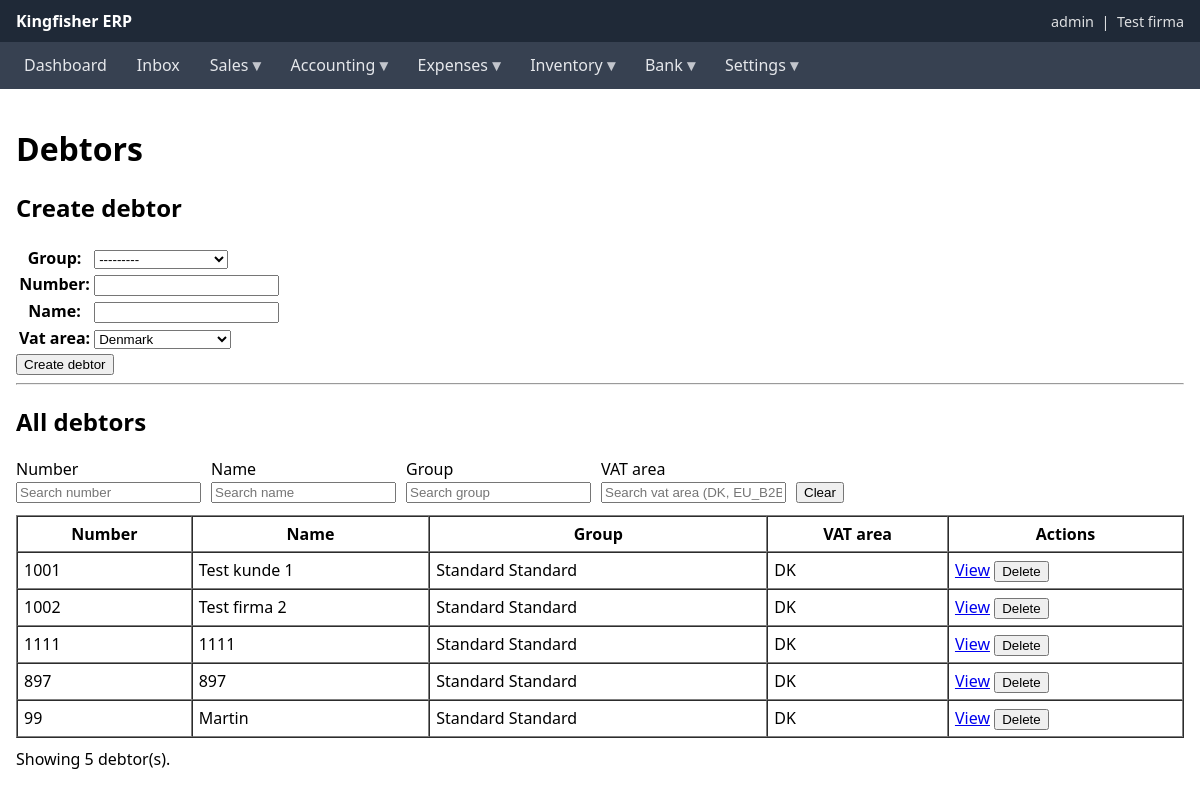
Page /debtors/ (signed in) on the committed database.
### core/models/entity.py (models this page shows, shortened)
class UserProfile(models.Model):
    user = models.OneToOneField(settings.AUTH_USER_MODEL, on_delete=models.CASCADE, related_name="profile")
    entity = models.ForeignKey("core.Entity", on_delete=models.CASCADE, related_name="users")
    image_url = models.URLField(max_length=512, blank=True)
    address = models.TextField(blank=True)
    is_entity_admin = models.BooleanField(default=False)

class Entity(models.Model):
    name = models.CharField(max_length=255)
    country = models.ForeignKey("core.IsoCountryCodes", on_delete=models.PROTECT)
    base_currency = models.ForeignKey("core.IsoCurrencyCodes", on_delete=models.PROTECT)
    default_series_journal = models.ForeignKey("core.NumberSeries", null=True, blank=True, on_delete=models.PROTECT, related_name="+")
    series_sales_offer = models.ForeignKey("core.NumberSeries", null=True, blank=True, on_delete=models.PROTECT, related_name="+")
    series_sales_order = models.ForeignKey("core.NumberSeries", null=True, blank=True, on_delete=models.PROTECT, related_name="+")
    series_sales_invoice = models.ForeignKey("core.NumberSeries", null=True, blank=True, on_delete=models.PROTECT, related_name="+")
    series_purchase_order = models.ForeignKey("core.NumberSeries", null=True, blank=True, on_delete=models.PROTECT, related_name="+")
    series_purchase_invoice = models.ForeignKey("core.NumberSeries", null=True, blank=True, on_delete=models.PROTECT, related_name="+")
    default_ap_account = models.ForeignKey("core.Account", null=True, blank=True, on_delete=models.PROTECT, related_name="+")
    default_ar_account = models.ForeignKey("core.Account", null=True, blank=True, on_delete=models.PROTECT, related_name="+")
    fx_gain_account = models.ForeignKey("core.Account", null=True, blank=True, on_delete=models.PROTECT, related_name="+")
    fx_loss_account = models.ForeignKey("core.Account", null=True, blank=True, on_delete=models.PROTECT, related_name="+")
    is_active = models.BooleanField(default=True)
    class Meta:
        ordering = ["name"]
    def __str__(self):
        return self.name

### core/models/menu.py (models this page shows, shortened)
class Menu(models.Model):
    menu = models.CharField(max_length=255)
    parent = models.ForeignKey(
        "self",
        null=True,
        blank=True,
        related_name="children",
        on_delete=models.CASCADE,
    )
    sort_order = models.PositiveIntegerField(default=0)
    url = models.CharField(max_length=500, blank=True)
    active = models.BooleanField(default=True)
    created_at = models.DateTimeField(auto_now_add=True)
    class Meta:
        ordering = ["parent_id", "sort_order", "menu"]

### masterdata/models/debtor.py (models this page shows, shortened)
class DebtorGroup(models.Model):
    entity = models.ForeignKey("core.Entity", on_delete=models.CASCADE, related_name="debtor_groups")
    code = models.CharField(max_length=50)
    name = models.CharField(max_length=255)
    isDefault = models.BooleanField(default=False)
    ar_account = models.ForeignKey("core.Account", null=True, blank=True, on_delete=models.PROTECT, related_name="+")
    payment_terms_days = models.IntegerField(default=14)
    class Meta:
        unique_together = ("entity", "code")
        ordering = ["code"]
    def __str__(self):
        return f"{self.code} {self.name}"

class Debtor(models.Model):
    class VatArea(models.TextChoices):
        DK = "DK", _("Denmark")
        EU_B2B = "EU_B2B", _("EU B2B")
        EXPORT = "EXPORT", _("Export / outside EU")
        DK_SPECIAL = "DK_SPECIAL", _("DK special scheme")
    entity = models.ForeignKey("core.Entity", on_delete=models.CASCADE, related_name="debtors")
    group = models.ForeignKey(DebtorGroup, on_delete=models.PROTECT, related_name="debtors")
    number = models.CharField(max_length=50)
    name = models.CharField(max_length=255)
    vat_area = models.CharField(max_length=20, choices=VatArea.choices, default=VatArea.DK)
    class Meta:
        unique_together = ("entity", "number")
        ordering = ["number"]

### masterdata/views/debitor.py (the view)
# urls.py: path("debtors/", debtor_list, name="debtor-list"),
@login_required
def debtor_list(request):
    entity = request.user.profile.entity
    next_url = request.POST.get("next") or request.GET.get("next")  # <-- keep both
    if request.method == "POST":
        form = DebtorForm(request.POST, entity=entity)
        if form.is_valid():
            debtor = form.save(commit=False)
            debtor.entity = entity
            debtor.save()
            messages.success(request, f"Debtor created: {debtor.number}")
            if next_url:
                return redirect(_add_query_param(next_url, "debtor_id", debtor.pk))
            return redirect("masterdata:debtor-list")
    else:
        form = DebtorForm(entity=entity)
    debtors = (
        Debtor.objects
        .filter(entity=entity)
        .select_related("group")
        .order_by("number")
    )
    return render(request, "masterdata/debtor_list.html", {
        "form": form,
        "debtors": debtors,
        "next": next_url,
    })

### masterdata/forms/debitorForm.py
class DebtorForm(forms.ModelForm):
    class Meta:
        model = Debtor
        fields = ["group", "number", "name", "vat_area"]
    def __init__(self, *args, entity=None, **kwargs):
        super().__init__(*args, **kwargs)
        if entity is not None:
            self.fields["group"].queryset = DebtorGroup.objects.filter(entity=entity).order_by("code")

### core/context_processors.py (called while the page is built)
def base_context_processor(request):
    return base_context(request)

### core/models/base_context.py (called while the page is built)
def base_context(request):
    if not request.user.is_authenticated:
        return {}
    return {
        "menus": Menu.objects.filter(
            active=True,
            parent__isnull=True,
        ).prefetch_related("children")
    }

### masterdata/templates/masterdata/debtor_list.html (shortened to what this page needs)
{% extends "base.html" %}
{% load static %}
{% block content %}
<h1>Debtors</h1>
<h2>Create debtor</h2>
<form method="post" novalidate>
  <table>{{ form.as_table }}</table>
  <button type="submit">Create debtor</button>
</form>
<hr>
<h2>All debtors</h2>
<div style="margin: 12px 0; display: flex; gap: 10px; flex-wrap: wrap;">
  <div>
    <label for="fNumber">Number</label><br>
    <input id="fNumber" type="text" placeholder="Search number">
  </div>
  <div>
    <label for="fName">Name</label><br>
    <input id="fName" type="text" placeholder="Search name">
  </div>
  <div>
    <label for="fGroup">Group</label><br>
    <input id="fGroup" type="text" placeholder="Search group">
  </div>
  <div>
    <label for="fVat">VAT area</label><br>
    <input id="fVat" type="text" placeholder="Search vat area (DK, EU_B2B...)">
  </div>
  <div style="align-self: end;">
    <button type="button" id="clearFilters">Clear</button>
  </div>
</div>
<table id="debtorsTable" border="1" cellpadding="6" cellspacing="0" width="100%">
  <thead>
    <tr>
      <th>Number</th>
      <th>Name</th>
      <th>Group</th>
      <th>VAT area</th>
      <th>Actions</th>
    </tr>
  </thead>
  <tbody>
    {% for d in debtors %}
      <tr>
        <td class="col-number">{{ d.number }}</td>
        <td class="col-name">{{ d.name }}</td>
        <td class="col-group">{{ d.group }}</td>
        <td class="col-vat">{{ d.vat_area }}</td>
        <td>
          <a href="{% url 'masterdata:debtor-detail' d.pk %}">View</a>
          <form
            method="post"
            action="{% url 'masterdata:debtor-delete' d.pk %}"
            style="display:inline"
            onsubmit="return confirm('Delete debtor {{ d.number }}?');"
          >
            <button type="submit">Delete</button>
          </form>
        </td>
      </tr>
    {% empty %}
      <tr>
        <td colspan="5">No debtors yet.</td>
      </tr>
    {% endfor %}
  </tbody>
</table>
<p id="debtorsCount" style="margin-top: 10px;"></p>
{% endblock %}

### templates/base.html (shortened to what this page needs)
<!DOCTYPE html>
<html lang="en">
<head>
</head>
<body>
<header>
    <strong>Kingfisher ERP</strong>
    {% if user.is_authenticated %}
        <span class="user-info">
            {{ user.username }}
            {% if user.profile.entity %}
                &nbsp;|&nbsp; {{ user.profile.entity }}
            {% endif %}
        </span>
    {% endif %}
</header>
{% if user.is_authenticated %}
<nav class="topnav">
  <ul class="topnav__list">
    {% for menu in menus %}
      <li class="topnav__item {% if menu.children.exists %}has-children{% endif %}">
        {% if menu.url %}
          <a class="topnav__link" href="{{ menu.url }}">{{ menu.menu }}</a>
        {% else %}
          <span class="topnav__link">{{ menu.menu }}</span>
        {% endif %}
      </li>
    {% endfor %}
  </ul>
</nav>
{% endif %}
<main>
    {% block content %}{% endblock %}
</main>
</body>
</html>

### templates/base.html (style rules this page uses)
body { margin: 0; font-family: system-ui, -apple-system, BlinkMacSystemFont, "Segoe UI", sans-serif; }
header { background: #1f2937; color: white; padding: 10px 16px; display: flex; align-items: center; justify-content: space-between; }
nav { background: #374151; padding: 8px 16px; }
nav > ul { list-style: none; margin: 0; padding: 0; display: flex; gap: 14px; align-items: center; flex-wrap: wrap; }
nav > ul > li { position: relative; }
nav a, nav span { color: #e5e7eb; text-decoration: none; font-weight: 500; display: inline-block; padding: 6px 8px; border-radius: 6px; line-height: 1.2; white-space: nowrap; }
nav > ul > li::after { content: ""; position: absolute; left: 0; top: 100%; width: 100%; height: 10px; }
nav > ul > li:has(ul) > a::after, nav > ul > li:has(ul) > span::after { content: " ▾"; opacity: 0.8; font-weight: 600; }
main { padding: 16px; }
.user-info { font-size: 0.9em; opacity: 0.85; }

### rows in the picture
Menu: menu "Dashboard"
Menu: menu "Inbox"
Menu: menu "Sales"
Menu: menu "Accounting"
Menu: menu "Expenses"
Menu: menu "Inventory"
Menu: menu "Bank"
Menu: menu "Settings"
Debtor: number "1001", name "Test kunde 1", group "Standard Standard", vat_area "DK"
Debtor: number "1002", name "Test firma 2", group "Standard Standard", vat_area "DK"
Debtor: number "1111", name "1111", group "Standard Standard", vat_area "DK"
Debtor: number "897", name "897", group "Standard Standard", vat_area "DK"
Debtor: number "99", name "Martin", group "Standard Standard", vat_area "DK"

### other values in the picture
{{ user.username }} "admin"
{{ user.profile.entity }} "Test firma"
